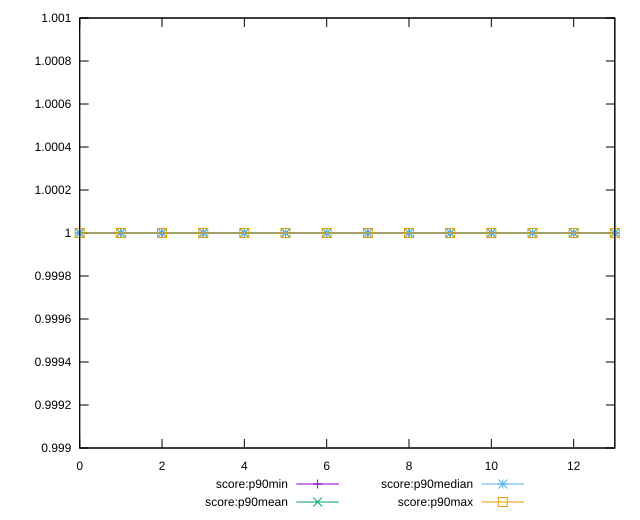

Write gnuplot code to recreate this figure.
reset

$scoreP90Min <<EOF
0 1
1 1
2 1
3 1
4 1
5 1
6 1
7 1
8 1
9 1
10 1
11 1
12 1
13 1
EOF

$scoreP90Mean <<EOF
0 1
1 1
2 1
3 1
4 1
5 1
6 1
7 1
8 1
9 1
10 1
11 1
12 1
13 1
EOF

$scoreP90Median <<EOF
0 1
1 1
2 1
3 1
4 1
5 1
6 1
7 1
8 1
9 1
10 1
11 1
12 1
13 1
EOF

$scoreP90Max <<EOF
0 1
1 1
2 1
3 1
4 1
5 1
6 1
7 1
8 1
9 1
10 1
11 1
12 1
13 1
EOF

set key outside below
set xrange [0:13]
set yrange [0.999:1.001]
set trange [0.999:1.001]
set terminal svg size 640, 520 enhanced background rgb 'white'
set output "report_00007_2020-12-11T15:55:29.892Z/legacy-javascript/progression/score.svg"

plot $scoreP90Min title "score:p90min" with linespoints, \
     $scoreP90Mean title "score:p90mean" with linespoints, \
     $scoreP90Median title "score:p90median" with linespoints, \
     $scoreP90Max title "score:p90max" with linespoints

reset
